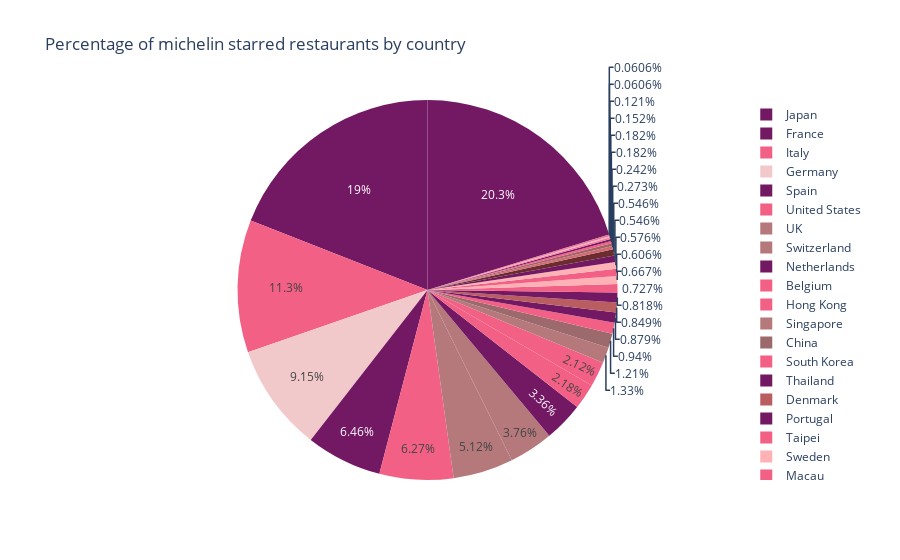

Here is the notebook cell this chart was saved with:
### Code cell
#Pie chart of percentage of restaurants in each country in the guide

trace8 = go.Pie(labels=top_countries_df.Country, values= top_countries_df['no_of_restaurants'],name = 'Name')
data = [trace8] 

layout = go.Layout(
                   title='Percentage of michelin starred restaurants by country'
                   )
fig = go.Figure(data=data, layout=layout)
colors2 = ['rgb(255,178,181)', 'rgb(242,96,133)', 'rgb(115,25,99)','rgb(156, 106, 108)', 'rgb(280,120,160)',
                 'rgb(140,50,130)','rgb(186, 93, 97)', 'rgb(242,96,133)', 'rgb(115,25,99)','rgb(242, 201, 203)', 
          'rgb(255,178,181)', 'rgb(242,96,133)', 'rgb(115,25,99)', 'rgb(107, 44, 47)', 'rgb(242,96,133)', 
           'rgb(115,25,99)', 'rgb(209, 109, 114)', 'rgb(242,96,133)', 'rgb(115,25,99)', 'rgb(158, 100, 103)', 
           'rgb(242,96,133)', 'rgb(115,25,99)','rgb(181, 121, 124)', 'rgb(242,96,133)', 'rgb(115,25,99)',
           'rgb(255,178,181)', 'rgb(181, 121, 124)', 'rgb(242,96,133)', 'rgb(115,25,99)','rgb(181, 121, 124)', 
           'rgb(242,96,133)', 'rgb(115,25,99)']

fig.update_traces(marker = dict(colors=colors2))
fig.write_image("images/fig12.png", scale=2)
fig.show()

### Figure 1 — Plotly figure (JSON) as saved in the notebook; plotly's stock layout.template omitted (floating-point values rounded to 4 significant figures)
{"data": [{"labels": ["Austria", "Belgium", "Brazil", "China", "Croatia", "Czech Republic", "Denmark", "Finland", "France", "Germany", "Greece", "Hong Kong", "Hungary", "Ireland", "Italy", "Japan", "Luxembourg", "Macau", "Netherlands", "Norway", "Poland", "Portugal", "Singapore", "South Korea", "Spain", "Sweden", "Switzerland", "Taipei", "Thailand", "UK", "United States"], "marker": {"colors": ["rgb(255,178,181)", "rgb(242,96,133)", "rgb(115,25,99)", "rgb(156, 106, 108)", "rgb(280,120,160)", "rgb(140,50,130)", "rgb(186, 93, 97)", "rgb(242,96,133)", "rgb(115,25,99)", "rgb(242, 201, 203)", "rgb(255,178,181)", "rgb(242,96,133)", "rgb(115,25,99)", "rgb(107, 44, 47)", "rgb(242,96,133)", "rgb(115,25,99)", "rgb(209, 109, 114)", "rgb(242,96,133)", "rgb(115,25,99)", "rgb(158, 100, 103)", "rgb(242,96,133)", "rgb(115,25,99)", "rgb(181, 121, 124)", "rgb(242,96,133)", "rgb(115,25,99)", "rgb(255,178,181)", "rgb(181, 121, 124)", "rgb(242,96,133)", "rgb(115,25,99)", "rgb(181, 121, 124)", "rgb(242,96,133)", "rgb(115,25,99)"]}, "name": "Name", "type": "pie", "values": [19, 72, 18, 40, 5, 2, 28, 6, 628, 302, 4, 70, 6, 18, 372, 669, 9, 20, 111, 8, 2, 27, 44, 31, 213, 22, 124, 24, 29, 169, 207]}], "layout": {"title": {"text": "Percentage of michelin starred restaurants by country"}}}
